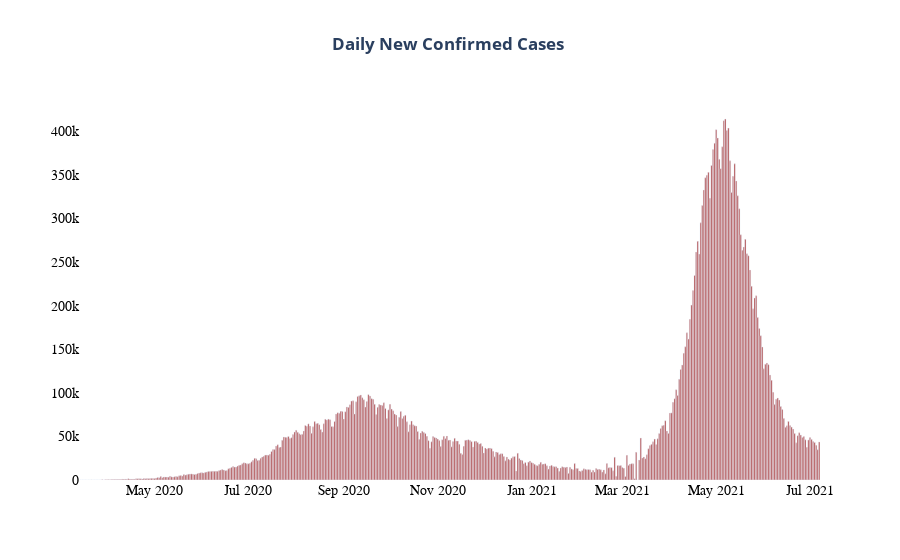

Notebook code for this chart:
### Code cell
import plotly.graph_objects as go


fig = go.Figure([go.Bar(x= df2.date, y= df2.new_confirmed,marker_color='brown')])
fig.update_xaxes(tickfont=dict(family='Rockwell', color='black', size=14))
fig.update_yaxes(tickfont=dict(family='Rockwell', color='black', size=14))


fig.update_layout(
    title_text='<b>Daily New Confirmed Cases <b>',
                  title_x=0.5,
                 paper_bgcolor='white',
                 plot_bgcolor = "white",
)

fig.show()

### Figure 1 — Plotly figure (JSON) as saved in the notebook; plotly's stock layout.template omitted (floating-point values rounded to 4 significant figures; data arrays with more than 128 entries replaced by an {"elided": "..."} marker saying what was removed)
{"data": [{"marker": {"color": "brown"}, "type": "bar", "x": {"elided": "481 str values"}, "y": {"elided": "481 int values"}}], "layout": {"paper_bgcolor": "white", "plot_bgcolor": "white", "title": {"text": "<b>Daily New Confirmed Cases <b>", "x": 0.5}, "xaxis": {"tickfont": {"color": "black", "family": "Rockwell", "size": 14}}, "yaxis": {"tickfont": {"color": "black", "family": "Rockwell", "size": 14}}}}
